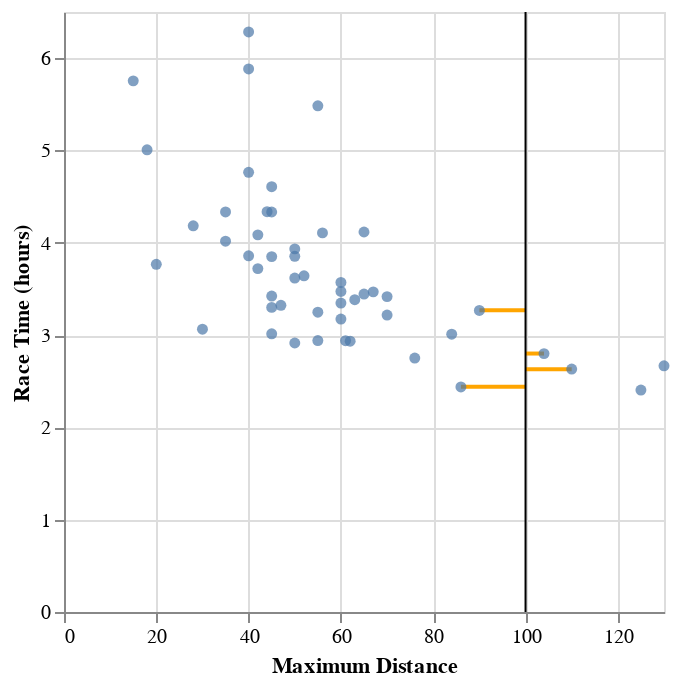

Notebook source saved alongside this figure:
### Markdown cell above
**Question 3.0**
<br> {points: 1}

Suppose we want to predict the race time for someone who ran a maximum distance of 100 miles per week during training. In the chart we created in the previous question, we can see that no one has run a maximum distance of exactly 100 miles per week. How can we predict with this data? We can use $k$-nn regression! To do this we get the $Y$ values (target/response variable) of the nearest $k$ values and then take their average and use that as the prediction. 

For this question perform $k$-nn regression manually to predict the race time based on the average value of the 4 runners ("neighbors") closest to running 100 miles per week during training.

*Fill in the scaffolding below and assign your answer to an object named `answer3`.*

### Code cell
# Run this cell to see a visualization of the 4 nearest neighbours to 100 miles / week

rule = alt.Chart().mark_rule().encode(x=alt.datum(100))

lines = alt.Chart(
    pd.DataFrame({
        "x": [110, 104, 90, 86],
        "y": [2.63, 2.8, 3.27, 2.44]
    })
).mark_line(color="orange", size=2).encode(
    x="x",
    x2=alt.datum(100),  # we use `x2` to set a constant second x-coordinate at 100 for all the lines
    y="y",
)

lines + rule + answer2

### Figure 1 — Vega-Lite specification as saved in the notebook (floating-point values rounded to 4 significant figures)
{"config": {"view": {"continuousWidth": 300, "continuousHeight": 300}}, "layer": [{"data": {"name": "data-1579a5b549efa1f586a6e0127d56e080"}, "mark": {"type": "line", "color": "orange", "size": 2}, "encoding": {"x": {"field": "x", "type": "quantitative"}, "x2": {"datum": 100}, "y": {"field": "y", "type": "quantitative"}}}, {"data": {"name": "empty"}, "mark": {"type": "rule"}, "encoding": {"x": {"datum": 100}}}, {"data": {"name": "data-7f80f73dbfe34ec7bc9e83d876313f2d"}, "mark": {"type": "circle"}, "encoding": {"x": {"field": "max", "title": "Maximum Distance", "type": "quantitative"}, "y": {"field": "time_hrs", "title": "Race Time (hours)", "type": "quantitative"}}}], "$schema": "https://vega.github.io/schema/vega-lite/v5.8.0.json", "datasets": {"data-1579a5b549efa1f586a6e0127d56e080": [{"x": 110, "y": 2.63}, {"x": 104, "y": 2.8}, {"x": 90, "y": 3.27}, {"x": 86, "y": 2.44}], "empty": [{}], "data-7f80f73dbfe34ec7bc9e83d876313f2d": [{"age": 25, "bmi": 23.08, "female": 1, "footwear": 2, "group": 2, "injury": 1, "mf_d": 42195, "mf_di": 2, "mf_ti": 12048, "max": 60.0, "sprint": 0, "mf_s": 3.502, "time_hrs": 3.347}, {"age": 31, "bmi": 22.54, "female": 0, "footwear": 1, "group": 2, "injury": 2, "mf_d": 42195, "mf_di": 3, "mf_ti": 12323, "max": 45.0, "sprint": 1, "mf_s": 3.424, "time_hrs": 3.423}, {"age": 44, "bmi": 18.87, "female": 1, "footwear": 1, "group": 1, "injury": 1, "mf_d": 42195, "mf_di": 2, "mf_ti": 10077, "max": 104.0, "sprint": 1, "mf_s": 4.187, "time_hrs": 2.799}, {"age": 42, "bmi": 28.26, "female": 0, "footwear": 2, "group": 3, "injury": 1, "mf_d": 42195, "mf_di": 2, "mf_ti": 21180, "max": 40.0, "sprint": 0, "mf_s": 1.992, "time_hrs": 5.883}, {"age": 36, "bmi": 26.61, "female": 0, "footwear": 1, "group": 2, "injury": 1, "mf_d": 42195, "mf_di": 2, "mf_ti": 13560, "max": 20.0, "sprint": 0, "mf_s": 3.112, "time_hrs": 3.767}, {"age": 37, "bmi": 19.55, "female": 0, "footwear": 2, "group": 3, "injury": 1, "mf_d": 42195, "mf_di": 4, "mf_ti": 10834, "max": 84.0, "sprint": 1, "mf_s": 3.895, "time_hrs": 3.009}, {"age": 27, "bmi": 21.39, "female": 0, "footwear": 2, "group": 2, "injury": 1, "mf_d": 42195, "mf_di": 2, "mf_ti": 9475, "max": 110.0, "sprint": 1, "mf_s": 4.453, "time_hrs": 2.632}, {"age": 34, "bmi": 24.24, "female": 0, "footwear": 2, "group": 2, "injury": 2, "mf_d": 42195, "mf_di": 4, "mf_ti": 15610, "max": 44.0, "sprint": 0, "mf_s": 2.703, "time_hrs": 4.336}, {"age": 35, "bmi": 19.64, "female": 0, "footwear": 2, "group": 2, "injury": 1, "mf_d": 42195, "mf_di": 3, "mf_ti": 13111, "max": 52.0, "sprint": 1, "mf_s": 3.218, "time_hrs": 3.642}, {"age": 36, "bmi": 32.06, "female": 0, "footwear": 1, "group": 1, "injury": 3, "mf_d": 42195, "mf_di": 3, "mf_ti": 15600, "max": 45.0, "sprint": 1, "mf_s": 2.705, "time_hrs": 4.333}, {"age": 28, "bmi": 24.85, "female": 0, "footwear": 1, "group": 2, "injury": 1, "mf_d": 42195, "mf_di": 3, "mf_ti": 14161, "max": 50.0, "sprint": 1, "mf_s": 2.98, "time_hrs": 3.934}, {"age": 32, "bmi": 20.04, "female": 0, "footwear": 2, "group": 1, "injury": 1, "mf_d": 42195, "mf_di": 4, "mf_ti": 11031, "max": 30.0, "sprint": 0, "mf_s": 3.825, "time_hrs": 3.064}, {"age": 40, "bmi": 22.26, "female": 0, "footwear": 1, "group": 3, "injury": 1, "mf_d": 42195, "mf_di": 3, "mf_ti": 8657, "max": 125.0, "sprint": 1, "mf_s": 4.874, "time_hrs": 2.405}, {"age": 30, "bmi": 23.65, "female": 1, "footwear": 2, "group": 3, "injury": 1, "mf_d": 42195, "mf_di": 2, "mf_ti": 15601, "max": 35.0, "sprint": 1, "mf_s": 2.705, "time_hrs": 4.334}, {"age": 38, "bmi": 27.41, "female": 0, "footwear": 2, "group": 2, "injury": 3, "mf_d": 42195, "mf_di": 4, "mf_ti": 18026, "max": 18.0, "sprint": 0, "mf_s": 2.341, "time_hrs": 5.007}, {"age": 26, "bmi": 23.28, "female": 0, "footwear": 2, "group": 3, "injury": 1, "mf_d": 42195, "mf_di": 2, "mf_ti": 9904, "max": 76.0, "sprint": 1, "mf_s": 4.26, "time_hrs": 2.751}, {"age": 31, "bmi": 25.76, "female": 0, "footwear": 2, "group": 2, "injury": 1, "mf_d": 42195, "mf_di": 4, "mf_ti": 13025, "max": 50.0, "sprint": 1, "mf_s": 3.24, "time_hrs": 3.618}, {"age": 39, "bmi": 21.37, "female": 0, "footwear": 2, "group": 1, "injury": 2, "mf_d": 42195, "mf_di": 3, "mf_ti": 9601, "max": 130.0, "sprint": 1, "mf_s": 4.395, "time_hrs": 2.667}, {"age": 30, "bmi": 21.38, "female": 1, "footwear": 1, "group": 3, "injury": 1, "mf_d": 42195, "mf_di": 2, "mf_ti": 12180, "max": 63.0, "sprint": 1, "mf_s": 3.464, "time_hrs": 3.383}, {"age": 50, "bmi": 25.04, "female": 0, "footwear": 2, "group": 1, "injury": 2, "mf_d": 42195, "mf_di": 3, "mf_ti": 11961, "max": 47.0, "sprint": 1, "mf_s": 3.528, "time_hrs": 3.322}, {"age": 27, "bmi": 24.1, "female": 1, "footwear": 1, "group": 2, "injury": 2, "mf_d": 42195, "mf_di": 3, "mf_ti": 13860, "max": 45.0, "sprint": 0, "mf_s": 3.044, "time_hrs": 3.85}, {"age": 54, "bmi": 23.01, "female": 0, "footwear": 2, "group": 3, "injury": 1, "mf_d": 42195, "mf_di": 3, "mf_ti": 11580, "max": 70.0, "sprint": 0, "mf_s": 3.644, "time_hrs": 3.217}, {"age": 33, "bmi": 25.52, "female": 0, "footwear": 2, "group": 1, "injury": 3, "mf_d": 42195, "mf_di": 2, "mf_ti": 20714, "max": 15.0, "sprint": 0, "mf_s": 2.037, "time_hrs": 5.754}, {"age": 40, "bmi": 25.38, "female": 0, "footwear": 2, "group": 2, "injury": 1, "mf_d": 42195, "mf_di": 4, "mf_ti": 11691, "max": 55.0, "sprint": 1, "mf_s": 3.609, "time_hrs": 3.248}, {"age": 26, "bmi": 26.38, "female": 1, "footwear": 2, "group": 1, "injury": 1, "mf_d": 42195, "mf_di": 3, "mf_ti": 13874, "max": 50.0, "sprint": 0, "mf_s": 3.041, "time_hrs": 3.854}, {"age": 47, "bmi": 23.49, "female": 0, "footwear": 2, "group": 3, "injury": 1, "mf_d": 42195, "mf_di": 4, "mf_ti": 10588, "max": 55.0, "sprint": 0, "mf_s": 3.985, "time_hrs": 2.941}, {"age": 25, "bmi": 21.52, "female": 0, "footwear": 1, "group": 3, "injury": 1, "mf_d": 42195, "mf_di": 2, "mf_ti": 12300, "max": 70.0, "sprint": 1, "mf_s": 3.43, "time_hrs": 3.417}, {"age": 50, "bmi": 23.01, "female": 0, "footwear": 1, "group": 2, "injury": 2, "mf_d": 42195, "mf_di": 3, "mf_ti": 10563, "max": 62.0, "sprint": 1, "mf_s": 3.995, "time_hrs": 2.934}, {"age": 36, "bmi": 25.25, "female": 0, "footwear": 1, "group": 3, "injury": 1, "mf_d": 42195, "mf_di": 2, "mf_ti": 15060, "max": 28.0, "sprint": 0, "mf_s": 2.802, "time_hrs": 4.183}, {"age": 45, "bmi": 24.55, "female": 0, "footwear": 2, "group": 2, "injury": 1, "mf_d": 42195, "mf_di": 2, "mf_ti": 13392, "max": 42.0, "sprint": 0, "mf_s": 3.151, "time_hrs": 3.72}, {"age": 60, "bmi": 22.45, "female": 0, "footwear": 2, "group": 1, "injury": 1, "mf_d": 42195, "mf_di": 2, "mf_ti": 13890, "max": 40.0, "sprint": 1, "mf_s": 3.038, "time_hrs": 3.858}, {"age": 36, "bmi": 22.33, "female": 0, "footwear": 2, "group": 3, "injury": 1, "mf_d": 42195, "mf_di": 4, "mf_ti": 8777, "max": 86.0, "sprint": 1, "mf_s": 4.807, "time_hrs": 2.438}, {"age": 32, "bmi": 24.65, "female": 1, "footwear": 2, "group": 3, "injury": 1, "mf_d": 42195, "mf_di": 4, "mf_ti": 17149, "max": 40.0, "sprint": 0, "mf_s": 2.46, "time_hrs": 4.764}, {"age": 32, "bmi": 22.03, "female": 0, "footwear": 2, "group": 1, "injury": 1, "mf_d": 42195, "mf_di": 4, "mf_ti": 14460, "max": 35.0, "sprint": 0, "mf_s": 2.918, "time_hrs": 4.017}, {"age": 43, "bmi": 24.57, "female": 0, "footwear": 2, "group": 3, "injury": 1, "mf_d": 42195, "mf_di": 3, "mf_ti": 11762, "max": 90.0, "sprint": 1, "mf_s": 3.587, "time_hrs": 3.267}, {"age": 38, "bmi": 22.65, "female": 0, "footwear": 2, "group": 2, "injury": 1, "mf_d": 42195, "mf_di": 2, "mf_ti": 12485, "max": 67.0, "sprint": 1, "mf_s": 3.38, "time_hrs": 3.468}, {"age": 42, "bmi": 21.23, "female": 0, "footwear": 2, "group": 2, "injury": 1, "mf_d": 42195, "mf_di": 3, "mf_ti": 10850, "max": 45.0, "sprint": 0, "mf_s": 3.889, "time_hrs": 3.014}, {"age": 37, "bmi": 19.87, "female": 1, "footwear": 1, "group": 1, "injury": 1, "mf_d": 42195, "mf_di": 3, "mf_ti": 11426, "max": 60.0, "sprint": 1, "mf_s": 3.693, "time_hrs": 3.174}, {"age": 34, "bmi": 20.89, "female": 1, "footwear": 1, "group": 2, "injury": 1, "mf_d": 42195, "mf_di": 4, "mf_ti": 11880, "max": 45.0, "sprint": 0, "mf_s": 3.552, "time_hrs": 3.3}, {"age": 28, "bmi": 23.65, "female": 1, "footwear": 2, "group": 1, "injury": 1, "mf_d": 42195, "mf_di": 4, "mf_ti": 16586, "max": 45.0, "sprint": 0, "mf_s": 2.544, "time_hrs": 4.607}, {"age": 31, "bmi": 21.07, "female": 1, "footwear": 2, "group": 3, "injury": 1, "mf_d": 42195, "mf_di": 4, "mf_ti": 12500, "max": 60.0, "sprint": 1, "mf_s": 3.376, "time_hrs": 3.472}, {"age": 28, "bmi": 20.24, "female": 1, "footwear": 2, "group": 1, "injury": 1, "mf_d": 42195, "mf_di": 3, "mf_ti": 12851, "max": 60.0, "sprint": 1, "mf_s": 3.283, "time_hrs": 3.57}, {"age": 42, "bmi": 21.87, "female": 1, "footwear": 2, "group": 3, "injury": 1, "mf_d": 42195, "mf_di": 2, "mf_ti": 12399, "max": 65.0, "sprint": 1, "mf_s": 3.403, "time_hrs": 3.444}, {"age": 45, "bmi": 28.55, "female": 0, "footwear": 2, "group": 2, "injury": 3, "mf_d": 42195, "mf_di": 3, "mf_ti": 19740, "max": 55.0, "sprint": 0, "mf_s": 2.138, "time_hrs": 5.483}, {"age": 41, "bmi": 19.48, "female": 0, "footwear": 1, "group": 2, "injury": 2, "mf_d": 42195, "mf_di": 2, "mf_ti": 10579, "max": 61.0, "sprint": 0, "mf_s": 3.989, "time_hrs": 2.939}, {"age": 33, "bmi": 20.59, "female": 0, "footwear": 2, "group": 3, "injury": 1, "mf_d": 42195, "mf_di": 2, "mf_ti": 10491, "max": 50.0, "sprint": 1, "mf_s": 4.022, "time_hrs": 2.914}, {"age": 59, "bmi": 23.24, "female": 0, "footwear": 2, "group": 2, "injury": 1, "mf_d": 42195, "mf_di": 3, "mf_ti": 14785, "max": 56.0, "sprint": 1, "mf_s": 2.854, "time_hrs": 4.107}, {"age": 54, "bmi": 20.45, "female": 1, "footwear": 2, "group": 2, "injury": 3, "mf_d": 42195, "mf_di": 2, "mf_ti": 14708, "max": 42.0, "sprint": 1, "mf_s": 2.869, "time_hrs": 4.086}, {"age": 43, "bmi": 25.95, "female": 0, "footwear": 2, "group": 1, "injury": 1, "mf_d": 42195, "mf_di": 3, "mf_ti": 14820, "max": 65.0, "sprint": 0, "mf_s": 2.847, "time_hrs": 4.117}, {"age": 28, "bmi": 23.75, "female": 1, "footwear": 2, "group": 2, "injury": 3, "mf_d": 42195, "mf_di": 4, "mf_ti": 22623, "max": 40.0, "sprint": 0, "mf_s": 1.865, "time_hrs": 6.284}]}}
